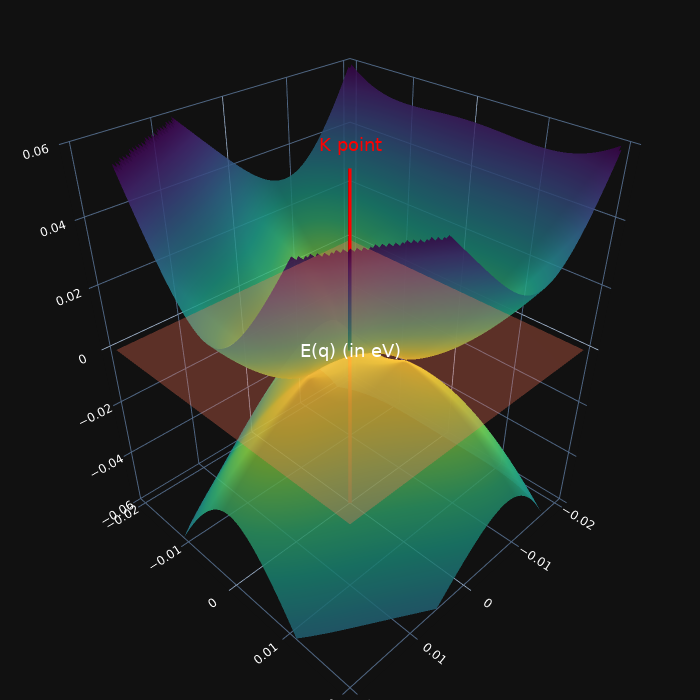

This figure's notebook cell:
### Markdown cell above
## b) 3d visualizer of k-space vs energy near K point

### Code cell
pio.renderers.default = "jupyterlab"

# ====== only zoom plotting in dk x dk region not 2dk x 2dk ==========
ix_start = N // 4
ix_end   = 3 * N // 4
iy_start = N // 4
iy_end   = 3 * N // 4
QX_cr = QX[iy_start:iy_end, ix_start:ix_end]
QY_cr = QY[iy_start:iy_end, ix_start:ix_end]
Z2_cr = Z2[iy_start:iy_end, ix_start:ix_end]
Z3_cr = Z3[iy_start:iy_end, ix_start:ix_end]

# ========= energy bounds ============
zmin = float(np.nanmin([Z2_cr, Z3_cr]))
zmax = float(np.nanmax([Z2_cr, Z3_cr]))
# Apply z-axis cutoff at -0.06 and 0.06
z_pad = 0.002
zmin = max(zmin - z_pad, -0.6)
zmax = min(zmax + z_pad, 0.06)

Z2_plot = Z2_cr.copy()
Z3_plot = Z3_cr.copy()

Z2_plot[(Z2_plot < zmin) | (Z2_plot > zmax)] = np.nan
Z3_plot[(Z3_plot < zmin) | (Z3_plot > zmax)] = np.nan


# --- build a DataFrame for px (for K-axis only) ---
df_axis = pd.DataFrame({
    "qx": [0, 0],
    "qy": [0, 0],
    "E": [zmin, zmax],
})

# --- start figure with px (dark theme, fonts) ---
fig = px.line_3d(
    color_discrete_sequence=["red"],
    template="plotly_dark",
    width=700, height=700
)
fig.update_traces(line=dict(width=7), name="K-axis")

# --- add band surfaces (go.Surface) ---
fig.add_trace(go.Surface(
    x=QX_cr, y=QY_cr, z=Z2_plot,
    colorscale="viridis", opacity=0.85, showscale=False, name="Band 2"
))
fig.add_trace(go.Surface(
    x=QX_cr, y=QY_cr, z=Z3_plot,
    colorscale="viridis_r", opacity=0.85, showscale=False, name="Band 3"
))
fig.add_trace(go.Scatter3d(
    x=[0, 0], y=[0, 0], z=[zmin, 0.9 * zmax],
    mode="lines",
    line=dict(color="red", width=7),
    name="K-axis"
))

# --- add Fermi level plane (go.Surface) ---
Zplane = np.full_like(QX_cr, fermi_level)
fig.add_trace(go.Surface(
    x=QX_cr, y=QY_cr, z=Zplane,
    colorscale="Reds_r", opacity=0.3, showscale=False, name=f"E={fermi_level} plane"
))

# ========== style / annotations ==========

#generate ticks
xyticks = [-0.04, -0.03, -0.02, -0.01, 0, 0.01, 0.02, 0.03, 0.04]
spacing = 0.02
start = spacing * np.floor(zmin / spacing)
stop = spacing * np.ceil(zmax / spacing)
zticks = np.arange(start / spacing, stop / spacing + 0.5) * spacing
dk_cr = dk//2

#plot
fig.update_layout(
    font=dict(family="DejaVu Sans", size=14, color="white"),
    margin=dict(l=0, r=0, t=0, b=0),
    scene=dict(
        xaxis=dict(
            title=dict(text=""),  # Hide default "x"
            tickvals=xyticks,
            tickfont=dict(family="DejaVu Sans", size=12)
        ),
        yaxis=dict(
            title=dict(text=""),  # Hide default "y"
            tickvals=xyticks,
            tickfont=dict(family="DejaVu Sans", size=12)
        ),
        zaxis=dict(
            title=dict(text=""),  # Hide default "z"
            range=[-0.06, 0.06],  # z-axis cutoff at -0.06 and 0.06
            tickvals=zticks,
            tickfont=dict(family="DejaVu Sans", size=12)
        ),
        aspectmode="manual",
        aspectratio=dict(x=0.9, y=0.9, z=1.1),
        annotations=[
            dict(x=0, y=-dk_cr, z=zmin - z_pad, text="qx (in 1/å)", showarrow=False,
                font=dict(family="DejaVu Sans", size=18, color="white"),
                xanchor="center", standoff=10),
            dict(x=dk_cr, y=0, z=zmin, text="qy (in 1/å)", showarrow=False,
                font=dict(family="DejaVu Sans", size=18, color="white"),
                yanchor="middle", standoff=10),
            dict(x=dk_cr, y=-dk_cr, z=dk_cr, text="E(q) (in eV)", showarrow=False,
                font=dict(family="DejaVu Sans", size=18, color="white"),
                textangle=0, standoff=10),
            dict(x=0, y=0, z=zmax, text="K point", showarrow=False,
                font=dict(family="DejaVu Sans", size=18, color="red"),
                textangle=0, standoff=10),
        ]
    )

)

# --- enforce z-range (final correction) ---
fig.update_layout(scene=dict(zaxis=dict(range=[-0.06, 0.06])))  # z-axis cutoff at -0.06 and 0.06

fig.show(config={"displayModeBar": False})

### Figure 1 — Plotly figure (JSON) as saved in the notebook; plotly's stock layout.template omitted (floating-point values rounded to 4 significant figures; data arrays with more than 128 entries replaced by an {"elided": "..."} marker saying what was removed)
{"data": [{"hovertemplate": "<extra></extra>", "legendgroup": "", "line": {"color": "red", "dash": "solid", "width": 7}, "marker": {"symbol": "circle"}, "mode": "lines", "name": "K-axis", "scene": "scene", "showlegend": false, "type": "scatter3d"}, {"colorscale": [[0, "#440154"], [0.1111, "#482878"], [0.2222, "#3e4989"], [0.3333, "#31688e"], [0.4444, "#26828e"], [0.5556, "#1f9e89"], [0.6667, "#35b779"], [0.7778, "#6ece58"], [0.8889, "#b5de2b"], [1, "#fde725"]], "name": "Band 2", "opacity": 0.85, "showscale": false, "type": "surface", "x": {"elided": "150x150 float values"}, "y": {"elided": "150x150 float values"}, "z": {"elided": "150x150 float values"}}, {"colorscale": [[0, "#fde725"], [0.1111, "#b5de2b"], [0.2222, "#6ece58"], [0.3333, "#35b779"], [0.4444, "#1f9e89"], [0.5556, "#26828e"], [0.6667, "#31688e"], [0.7778, "#3e4989"], [0.8889, "#482878"], [1, "#440154"]], "name": "Band 3", "opacity": 0.85, "showscale": false, "type": "surface", "x": {"elided": "150x150 float values"}, "y": {"elided": "150x150 float values"}, "z": {"elided": "150x150 float values"}}, {"line": {"color": "red", "width": 7}, "mode": "lines", "name": "K-axis", "type": "scatter3d", "x": [0, 0], "y": [0, 0], "z": [-0.1011, 0.054]}, {"colorscale": [[0, "rgb(103,0,13)"], [0.125, "rgb(165,15,21)"], [0.25, "rgb(203,24,29)"], [0.375, "rgb(239,59,44)"], [0.5, "rgb(251,106,74)"], [0.625, "rgb(252,146,114)"], [0.75, "rgb(252,187,161)"], [0.875, "rgb(254,224,210)"], [1, "rgb(255,245,240)"]], "name": "E=0.0 plane", "opacity": 0.3, "showscale": false, "type": "surface", "x": {"elided": "150x150 float values"}, "y": {"elided": "150x150 float values"}, "z": {"elided": "150x150 float values"}}], "layout": {"font": {"color": "white", "family": "DejaVu Sans", "size": 14}, "height": 700, "legend": {"tracegroupgap": 0}, "margin": {"b": 0, "l": 0, "r": 0, "t": 0}, "scene": {"annotations": [{"font": {"color": "white", "family": "DejaVu Sans", "size": 18}, "showarrow": false, "standoff": 10, "text": "qx (in 1/å)", "x": 0, "xanchor": "center", "y": 0, "z": -0.1031}, {"font": {"color": "white", "family": "DejaVu Sans", "size": 18}, "showarrow": false, "standoff": 10, "text": "qy (in 1/å)", "x": 0, "y": 0, "yanchor": "middle", "z": -0.1011}, {"font": {"color": "white", "family": "DejaVu Sans", "size": 18}, "showarrow": false, "standoff": 10, "text": "E(q) (in eV)", "textangle": 0, "x": 0, "y": 0, "z": 0}, {"font": {"color": "red", "family": "DejaVu Sans", "size": 18}, "showarrow": false, "standoff": 10, "text": "K point", "textangle": 0, "x": 0, "y": 0, "z": 0.06}], "aspectmode": "manual", "aspectratio": {"x": 0.9, "y": 0.9, "z": 1.1}, "domain": {"x": [0, 1], "y": [0, 1]}, "xaxis": {"tickfont": {"family": "DejaVu Sans", "size": 12}, "tickvals": [-0.04, -0.03, -0.02, -0.01, 0, 0.01, 0.02, 0.03, 0.04], "title": {"text": ""}}, "yaxis": {"tickfont": {"family": "DejaVu Sans", "size": 12}, "tickvals": [-0.04, -0.03, -0.02, -0.01, 0, 0.01, 0.02, 0.03, 0.04], "title": {"text": ""}}, "zaxis": {"range": [-0.06, 0.06], "tickfont": {"family": "DejaVu Sans", "size": 12}, "tickvals": [-0.12, -0.1, -0.08, -0.06, -0.04, -0.02, 0.0, 0.02, 0.04, 0.06], "title": {"text": ""}}}, "width": 700}}
